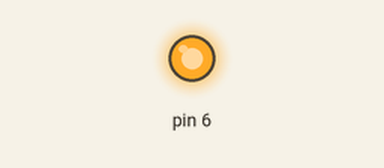
The sketch below on a simulated Arduino Uno, built with avr-gcc and run on an emulated ATmega328P. Shown: output pins drawn as LEDs (lit = HIGH). What the sketch prints to the serial monitor is not drawn.

Above: at 0.1 s.
Timing chart, 0 to 1.6 s (numbered marks = the images above):
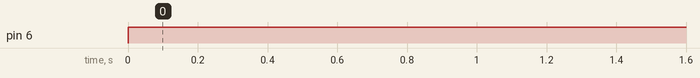

Measured:
- by itself, pin 6: LOW → HIGH at 0.00 s

The sketch:

pwmBlinky.ino
```cpp
int solar = A0;
int now = micros()*62.5;

int numbers[100] {0};
int iterator = 0;

void setup() {
  pinMode(6, OUTPUT);
  Serial.begin(9600);
}
  void loop() {

   digitalWrite(6, HIGH);
   digitalWrite(6, HIGH);
   digitalWrite(6, HIGH);


   int eben = now;
   now = micros()*62.5;
   int difference = now - eben;
   if ( iterator < 100  ) {
   numbers[iterator] = difference;
   iterator++;
   }
     if(iterator == 99 ) {
       for (int i=0; i<100; i++) {
         Serial.print(numbers[i]);
         Serial.print("  , ");
       }
     Serial.println("  , ");
     iterator = 0;
     now = micros()*62.5;
   }
}
```
